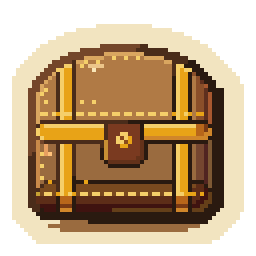
#> input picture game/assets/img/chest.png, 64 x 64 px, found by its file name (shown 4 times larger); its folder holds only this picture in this run
$ python make_contact.py
#> lines starting #> are read from the running program, lines starting #| are printed output that depends on the picture
"""Contact sheets for every raster asset under game/assets/img (PNG/JPG/GIF). SVG twins are skipped.
Usage: python3 -I make_contact.py   -> art-review/contact/<family>/<n>.{png,jpg} + index.json"""
import os,json,re,math,sys
from multiprocessing import Pool
from PIL import Image,ImageDraw,ImageFont
Image.MAX_IMAGE_PIXELS=None
ROOT='/home/user/gnome-venture'; IMG=ROOT+'/game/assets/img'; OUT=ROOT+'/art-review/contact'
LIGHT=(241,236,224); DARK=(42,26,16); INK=(42,26,16); INKD=(242,228,192)
SHEET_W=1600; PER=120; PAD=6; LBL=12
def fam(rel):
    p=rel.split('/')
    return '/'.join(p[:-1]) or '_root'
def scale(im):
    w,h=im.size; m=max(w,h)
    if m<=128: return im.resize((w*min(4,max(1,128//m)),h*min(4,max(1,128//m))),Image.NEAREST)
    if m>240: s=240/m; return im.resize((max(1,round(w*s)),max(1,round(h*s))),Image.LANCZOS)
    return im
def job(args):
    fname,names=args; d=fname
    ims=[]
    for n in names:
        try:
            im=Image.open(f'{IMG}/{d}/{n}' if d!='_root' else f'{IMG}/{n}'); im.load()
            ims.append((n,im.convert('RGBA'),im.mode))
        except Exception as e: ims.append((n,None,str(e)))
    tiles=[(n,scale(im) if im else None) for n,im,_ in ims]
    cw=max([t.width for _,t in tiles if t]+[60])+PAD*2; ch=max([t.height for _,t in tiles if t]+[20])+PAD*2+LBL
    cols=max(1,SHEET_W//cw); rows=math.ceil(len(tiles)/cols); W=cols*cw; H=rows*ch
    opaque=all(im is None or im.getchannel('A').getextrema()[0]==255 for _,im,_ in ims)
    res=[]
    font=ImageFont.load_default(size=10)
    for theme,bg,ink in (('light',LIGHT,INK),('dark',DARK,INKD)):
        if theme=='dark' and opaque: continue
        sh=Image.new('RGB',(W,H),bg); dr=ImageDraw.Draw(sh)
        for i,(n,t) in enumerate(tiles):
            x=(i%cols)*cw; y=(i//cols)*ch
            if t: sh.paste(t,(x+PAD+(cw-2*PAD-t.width)//2,y+PAD),t)
            else: dr.rectangle((x+PAD,y+PAD,x+cw-PAD,y+ch-PAD-LBL),outline=(168,36,31))
            dr.text((x+PAD,y+ch-LBL-2),re.sub(r'\.[a-z]+$','',n)[:max(8,cw//6)],fill=ink,font=font)
        res.append((theme,sh))
    return res
if __name__=='__main__':
    groups={}
    for dp,_,fs in os.walk(IMG):
        for f in sorted(fs):
            if f.rsplit('.',1)[-1].lower() in('png','jpg','gif','webp'):
                rel=os.path.relpath(dp+'/'+f,IMG); groups.setdefault(fam(rel),[]).append(os.path.basename(f))
    jobs=[];meta=[]
    for d,names in sorted(groups.items()):
        names.sort()
        for i in range(0,len(names),PER):
            jobs.append((d,names[i:i+PER])); meta.append((d,i//PER+1,names[i],names[min(i+PER,len(names))-1],len(names[i:i+PER])))
    print(len(jobs),'sheet jobs',flush=True)
    index=[]
    def run(j): return job(j)
    with Pool(4) as pl:
        for k,res in enumerate(pl.imap(job,jobs,chunksize=1)):
#> in job, `tiles=[(n,scale(im) if im else None) for n,im,_ in ims]`: tiles = 1 item
#> in job, `cw = max([t.width for _, t in tiles if t] + [60]) + PAD * 2`: cw = 140
#> in job, `ch = max([t.height for _, t in tiles if t] + [20]) + PAD * 2 + LBL`: ch = 152
#> in job, `cols = max(1, SHEET_W // cw)`: cols = 11
#> in job, `rows = math.ceil(len(tiles) / cols)`: rows = 1
#> in job, `W = cols * cw`: W = 1540
#> in job, `H = rows * ch`: H = 152
#> in job, `opaque=all(im is None or im.getchannel('A').getextrema()[0]==255 for _..`: opaque = False
            d,n,a,b,cnt=meta[k]; od=f'{OUT}/{d}'; os.makedirs(od,exist_ok=True)
            for theme,sh in res:
                path=f'{od}/{n:02d}-{theme}.jpg'
                sh.save(path,'JPEG',quality=88,subsampling=0)
                index.append(dict(family=d,sheet=n,theme=theme,first=a,last=b,count=cnt,path=os.path.relpath(path,ROOT),w=sh.width,h=sh.height))
            if k%25==0: print(k,len(jobs),flush=True)
#> this loop made 1 pass
#> pass 1, `sh.save(path,'JPEG',quality=88,subsampling=0)`:
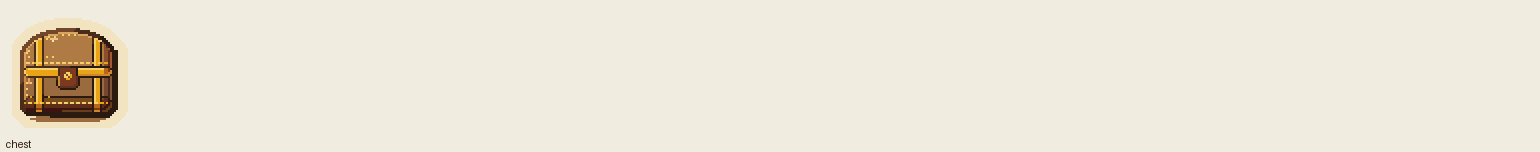
#> saved as 01-light.jpg: PIL image 1540x152 RGB; mean R, G, B 237.3, 230.7, 217.1
#> pass 1, `sh.save(path,'JPEG',quality=88,subsampling=0)`:
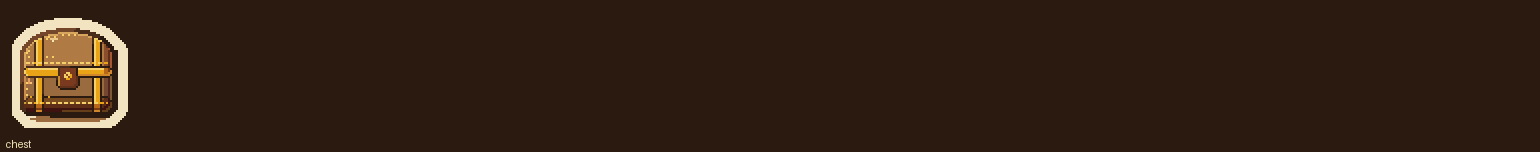
#> saved as 01-dark.jpg: PIL image 1540x152 RGB; mean R, G, B 48.3, 31.3, 19.6
    json.dump(index,open(OUT+'/index.json','w'),indent=0)
    print('done',len(index),'images',flush=True)
